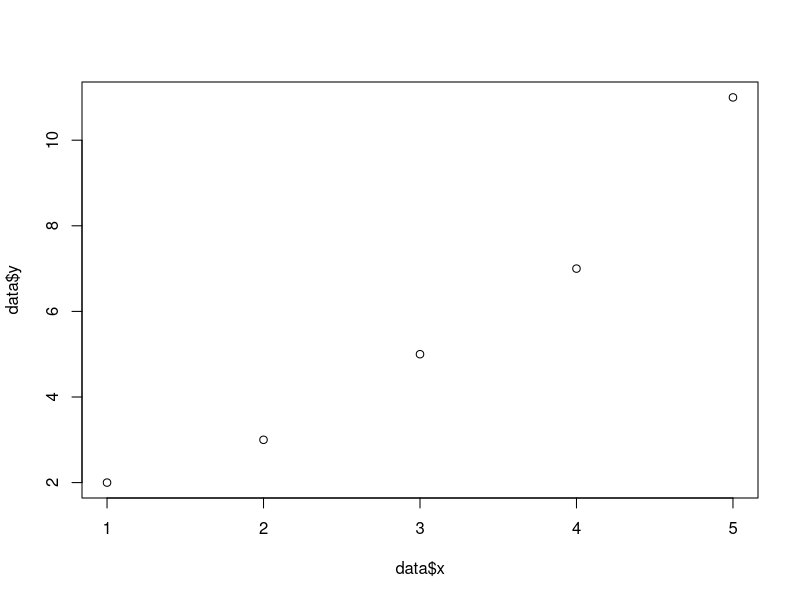

This figure's R source:
data <- data.frame(
  x = c(1, 2, 3, 4, 5),
  y = c(2, 3, 5, 7, 11)
)

plot(data$x, data$y)
# créer un graphe à partir de ces données